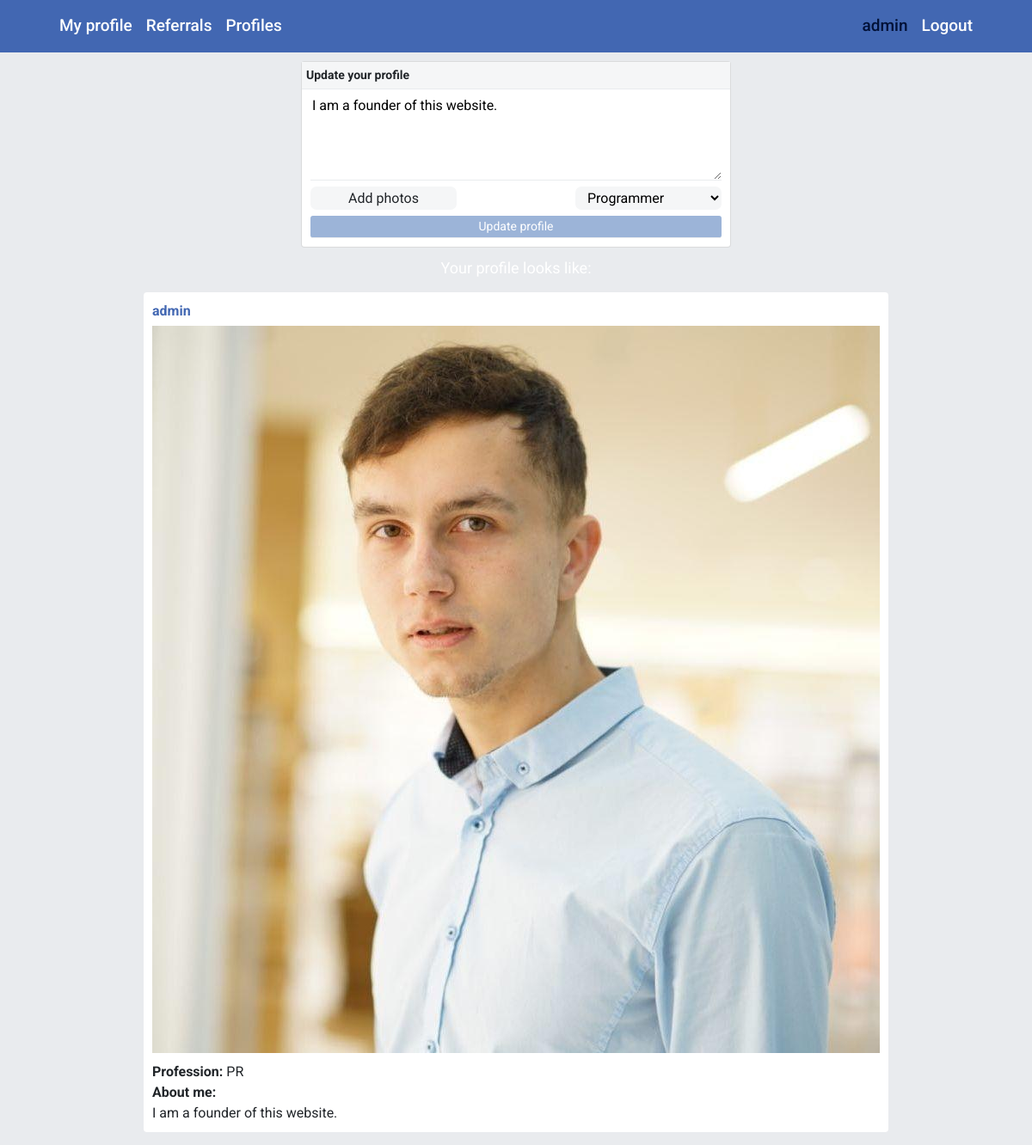
The app's page / (signed in) with its own data.
### profiles/models.py (models this page shows, shortened)
class Profile(models.Model):
    BLANK = ''
    STUDENT = 'ST'
    PROGRAMMER = 'PR'
    ENGINEER = 'EN'
    ML_ENGINEER = 'ML'
    OTHER = 'OR'
    PROFESSION_CHOICES = [
        (BLANK, 'Your profession?'),
        (STUDENT, 'Student'),
        (PROGRAMMER, 'Programmer'),
        (ENGINEER, 'Engineer'),
        (ML_ENGINEER, 'Machine Learning engineer'),
        (OTHER, 'Other'),
    ]
    user = models.OneToOneField(User, on_delete=models.CASCADE)
    timestamp = models.DateTimeField(auto_now=False, auto_now_add=True)
    profession = models.CharField(
        max_length=2,
        choices=PROFESSION_CHOICES,
        null=True,
        blank=True
    )
    bio = models.CharField(max_length=500, blank=True)
    image = models.ImageField(upload_to=upload_location,
                              null=True, blank=True,
                              default='default_img.png',
                              )
    ref_code = models.TextField(max_length=20, null=False, unique=True)
    class Meta:
        ordering = ["-timestamp"]

### profiles/views.py (the view, shortened to what this page needs)
# urls.py: path('', home_view, name='home'),
@login_required()
def home_view(request):
    profile = get_object_or_404(Profile, id=request.user.id)
    form = ProfileForm(request.POST or None, request.FILES or None, instance=profile)
    context = {
        "form": form,
        "instance": profile,
    }
    return render(request, "home_view.html", context)

### profiles/forms.py
class ProfileForm(forms.ModelForm):
    image = forms.ImageField(required=False, widget=forms.FileInput)
    class Meta:
        model = Profile
        fields = ('profession', 'bio', 'image')
        widgets = {
            'bio': forms.Textarea(attrs={'rows': 4,
                                         'wrap': 'hard',
                                         'placeholder': 'Tell people something interesting about yourself!'}),
        }

### templates/home_view.html (shortened to what this page needs)
{% extends "base.html" %}
{% load static %}
{% block content %}
<div class="container">
    <div class="row">
        <div class="col-12 ">
            <div class="profile-form-container">
                <div class="profile-form-title">
                    <span>Update your profile</span>
                </div>
                <form class='profile-form ' method='POST' enctype='multipart/form-data'>
                    {{form.bio}}
                    <label class="label_img" for="id_image">Add photos</label>
                    {{form.profession}}
                    <input type='submit' id="saveButton" value="Update profile">
                </form>
            </div>
        </div>
    </div>
    <div class="profile-looks-header"><p>Your profile looks like:</p></div>
    {% include 'profile_component.html' %}
</div>
{% endblock content %}

### templates/base.html (shortened to what this page needs)
{% load static %}
<!DOCTYPE html>
<html lang="en">
<head>
  <link  rel="stylesheet" type="text/css" href="{% static 'css/reset.css' %}">
  <link rel="stylesheet" href="https://stackpath.bootstrapcdn.com/bootstrap/4.4.1/css/bootstrap.min.css"
>
  <link  rel="stylesheet" type="text/css" href="{% static 'css/style.css' %}">
  <link rel="stylesheet" href="https://cdnjs.cloudflare.com/ajax/libs/font-awesome/4.7.0/css/font-awesome.min.css">
</head>
<body>
<div class="container-fluid bg-blue">
        <div class="container bg-blue">
            <nav class="navbar navbar-expand ">
              <div class="collapse navbar-collapse" id="navbarNav">
              {% if user.is_authenticated %}
                  <ul class="navbar-nav">
                     <li class="nav-item">
                        <a class="nav-link" href="{% url 'home'%}">My profile</a>
                     </li>
                      <li class="nav-item">
                        <a class="nav-link" href="{% url 'referrals'%}">Referrals</a>
                     </li>
                     <li class="nav-item">
                        <a class="nav-link" href="{% url 'list'%}">Profiles</a>
                     </li>
                  </ul>
                  <ul class="navbar-nav ml-auto">
                      <li class="nav-item">
                        <a class="nav-link disabled username">{{ user.username }}</a>
                      </li>
                      <li class="nav-item">
                        <a class="nav-link" href="{% url 'logout'%}">Logout</a>
                      </li>
                 </ul>
                  {% endif %}
              </div>
            </nav>
        </div>
    </div>
{% block content %}{% endblock content %}
</body>
</html>

### templates/profile_component.html
<div class="profile-detail-container">
    <div class="row justify-content-center">
        <div class='col-auto padding-reset  profile-detail-content'>
            <div class="row justify-content-start profile-preview-txt">
              <div class="col-auto author">{{ instance.user.username }}</div>
            </div>
            {% if instance.image %}
                <p class="p_img"><img src='{{ instance.image.url }}' class='img-responsive'/></p>
            {% endif %}
        <div class="row justify-content-start profile-info">
            {% if  instance.profession %}
                <div class="col-12"><span>Profession:</span> {{ instance.profession }}</div>
            {% endif %}
            {% if  instance.bio %}
                <div class="col-12 "><p><span>About me:</span> {{ instance.bio|linebreaks }}</p></div>
            {% endif %}
        </div>
        </div>
    </div>
</div>

### static/css/style.css (style rules this page uses)
body { font-family: 'Roboto', sans-serif; font-weight: 400; font-size: 16px; background-color: rgb(233,235,238); }
.padding-reset { padding: 0; }
.bg-blue { background-color: rgb(66,103,178); }
.navbar a { color: white; font-size: 19px; font-weight: 500; }
.navbar .username { color: rgb(1,17,55); }
.profile-form-container { padding-bottom: 10px; width: 500px; text-align: center; background-color: white; margin: 10px auto; border-radius: 4px; border: 1px solid rgba(110, 112, 115, 0.25); }
.profile-form-container .profile-form-title { padding: 5px; font-size: 14px; font-weight: 700; text-align: left; background-color: rgb(245,246,247); border-bottom: 1px inset rgb(233,235,238); margin-bottom: 5px; }
.profile-form-container .profile-form { margin: 0px 10px }
.profile-form-container .profile-form input, textarea { outline: none; -moz-appearance: none; border: white; border-bottom: 1px inset rgb(233,235,238); width: 100%; background-color: white; }
.profile-form-container .profile-form #saveButton { font-size: 14px; padding: 2px 0px; background-color: rgb(156,180,216); color: white; border-radius: 3px; }
.profile-form-container .profile-form label, .profile-form-container .profile-form #id_image { display: none; }
.profile-form-container .profile-form #id_profession { float: right; }
.profile-form-container .profile-form .label_img { float: left; }
.profile-form-container .profile-form .label_img, .profile-form-container .profile-form #id_profession { display: block; width: 170px; border-radius: 7px; margin-bottom: 7px; padding: 0px 10px; background-color: rgb(245,246,247); height: 27px; line-height: 27px; border: none; }
.profile-preview-block .author, .profile-detail-container .author { font-weight: 700; color: rgb(66,103,178); }
.profile-detail-container .author { padding-bottom: 5px; }
.profile-detail-container .profile-info span { font-weight: 700; }
.profile-looks-header { color: white; text-align: center; font-size: 18px; }
.profile-detail-container img, p { max-width: 1120px; }
.profile-detail-container .p_img { text-align: center; }
.profile-detail-container .profile-detail-content { background-color: white; padding: 10px 10px; border-radius: 4px; margin: 15px 0px; }
.profile-detail-container .profile-detail-content img { margin-bottom: 10px; }

### records on screen
Profile: bio "I am a founder of this website.", profession "Programmer", user.username "admin", image (picture), profession "PR"

### other values on screen
{{ user.username }} "admin"
